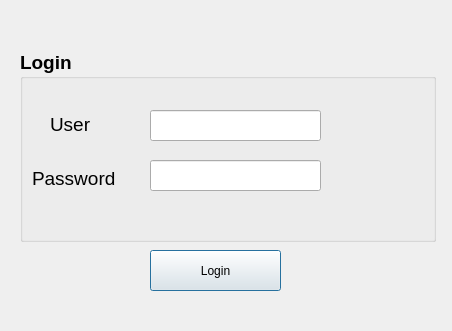
<?xml version="1.0" encoding="UTF-8"?>
<ui version="4.0">
 <class>Login</class>
 <widget class="QDialog" name="Login">
  <property name="geometry">
   <rect>
    <x>0</x>
    <y>0</y>
    <width>452</width>
    <height>331</height>
   </rect>
  </property>
  <property name="windowTitle">
   <string>Dialog</string>
  </property>
  <widget class="QGroupBox" name="groupBox">
   <property name="geometry">
    <rect>
     <x>20</x>
     <y>50</y>
     <width>416</width>
     <height>192</height>
    </rect>
   </property>
   <property name="font">
    <font>
     <pointsize>14</pointsize>
     <weight>75</weight>
     <bold>true</bold>
    </font>
   </property>
   <property name="title">
    <string>Login</string>
   </property>
   <widget class="QLabel" name="label_2">
    <property name="geometry">
     <rect>
      <x>12</x>
      <y>108</y>
      <width>138</width>
      <height>40</height>
     </rect>
    </property>
    <property name="font">
     <font>
      <pointsize>14</pointsize>
      <weight>50</weight>
      <bold>false</bold>
     </font>
    </property>
    <property name="text">
     <string>Password</string>
    </property>
   </widget>
   <widget class="QLineEdit" name="lineEdit_2">
    <property name="geometry">
     <rect>
      <x>130</x>
      <y>110</y>
      <width>171</width>
      <height>31</height>
     </rect>
    </property>
   </widget>
   <widget class="QLineEdit" name="lineEdit">
    <property name="geometry">
     <rect>
      <x>130</x>
      <y>60</y>
      <width>171</width>
      <height>31</height>
     </rect>
    </property>
   </widget>
   <widget class="QLabel" name="lblUser">
    <property name="geometry">
     <rect>
      <x>30</x>
      <y>60</y>
      <width>61</width>
      <height>28</height>
     </rect>
    </property>
    <property name="font">
     <font>
      <pointsize>14</pointsize>
      <weight>50</weight>
      <bold>false</bold>
     </font>
    </property>
    <property name="text">
     <string>User</string>
    </property>
   </widget>
  </widget>
  <widget class="QPushButton" name="pushButton">
   <property name="geometry">
    <rect>
     <x>150</x>
     <y>250</y>
     <width>131</width>
     <height>41</height>
    </rect>
   </property>
   <property name="text">
    <string>Login</string>
   </property>
  </widget>
 </widget>
 <resources/>
 <connections/>
</ui>
